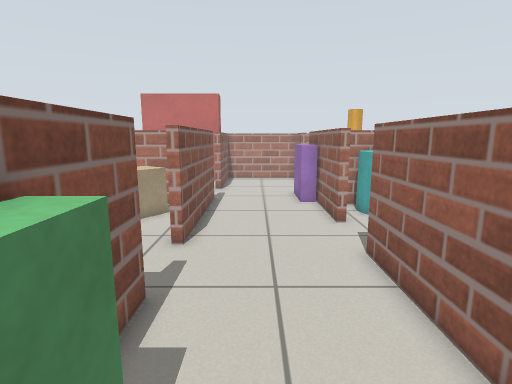
view 1 (above)

24 first-person views from a walk through a robot-simulator world made for Gazebo. The camera is 0.9 m above the floor, tilts 10° down and sees 80° across. The floor is counted in squares, 0.25 m on a side. Each view is taken from the middle of a square. On the plan, view 1 faces up. The plan holds only what a view shows up to about 20 squares ahead; the rest is blank.

view 2
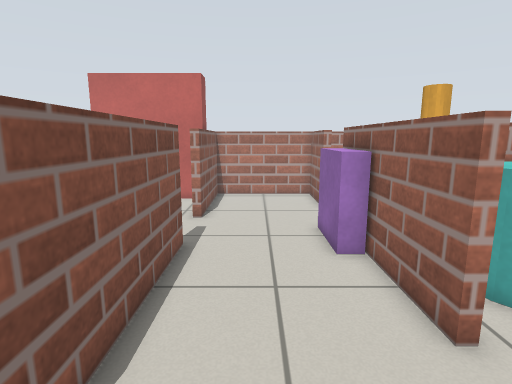

view 3
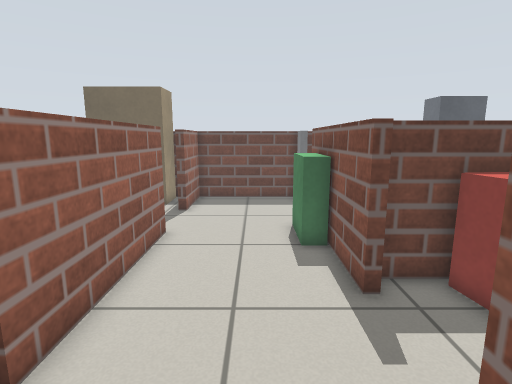

view 4
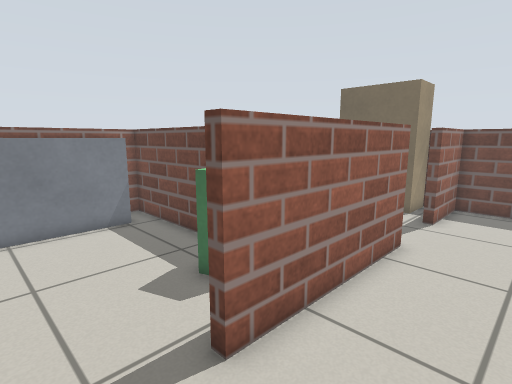

view 5
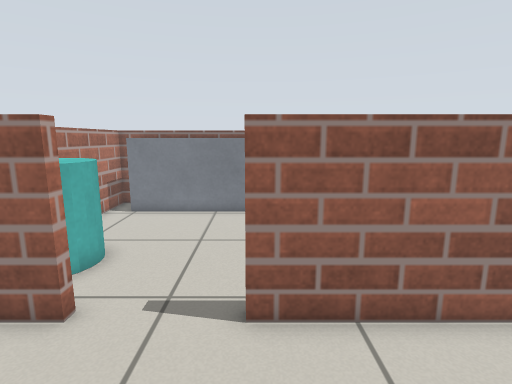

view 6
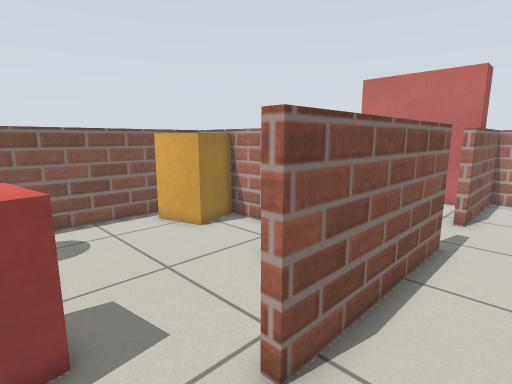

view 7
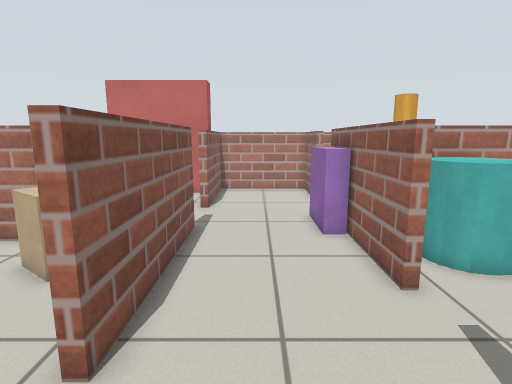

view 8
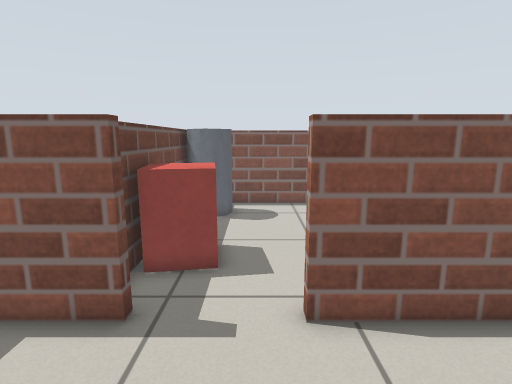

view 9
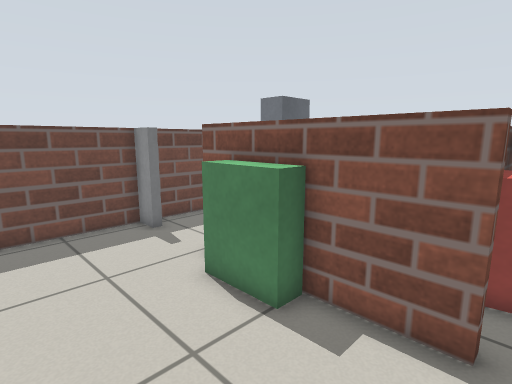

view 10
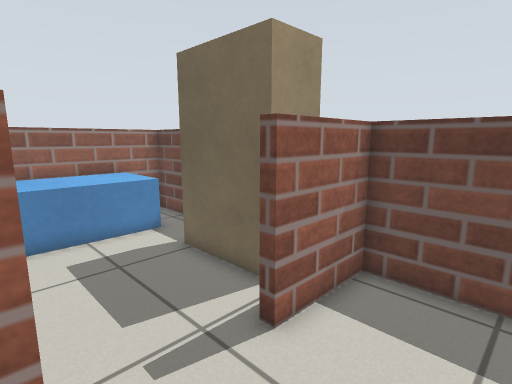

view 11
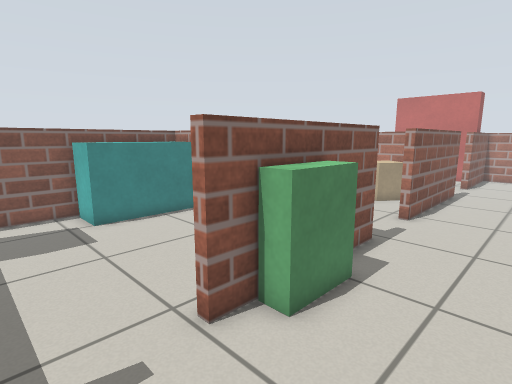

view 12
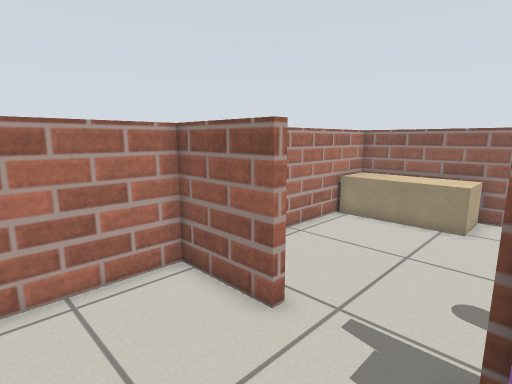

view 13
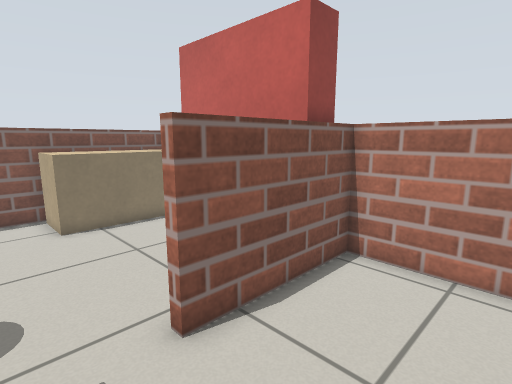

view 14
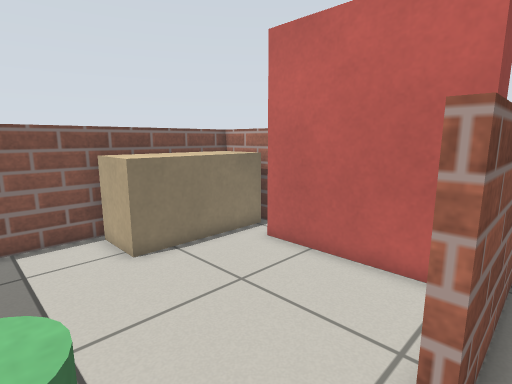

view 15
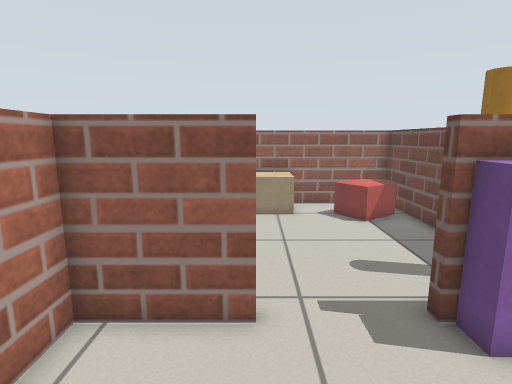

view 16
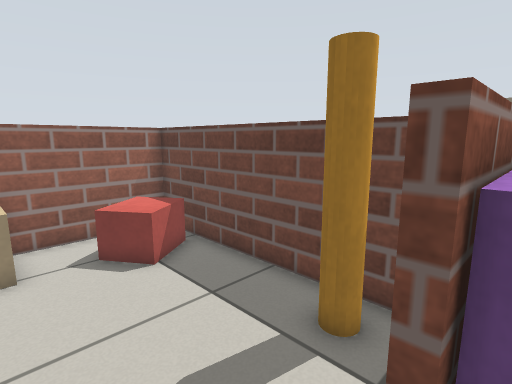

view 17
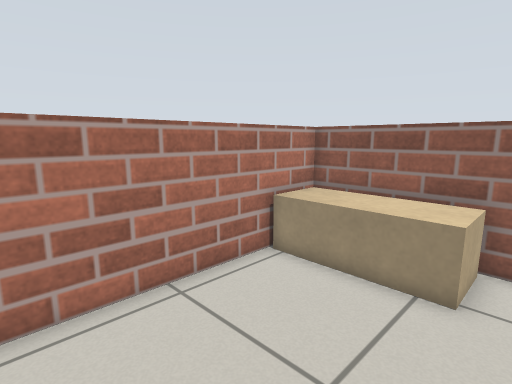

view 18
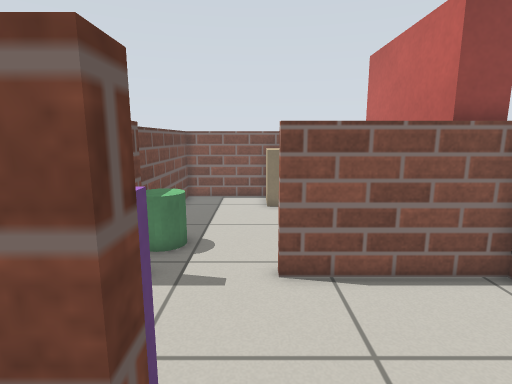

view 19
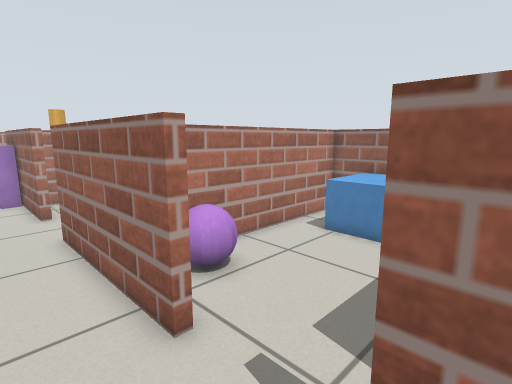

view 20
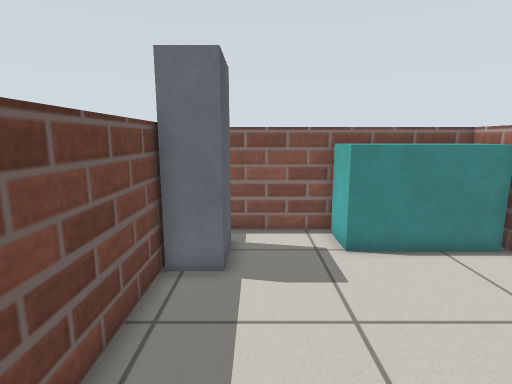

view 21
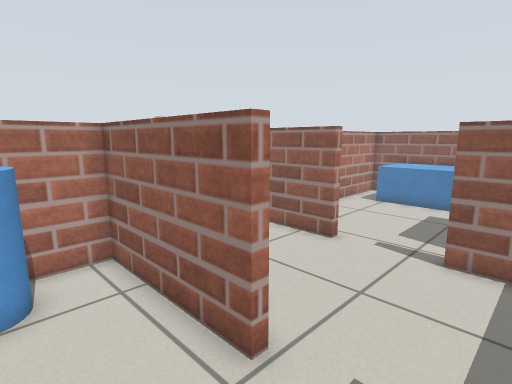

view 22
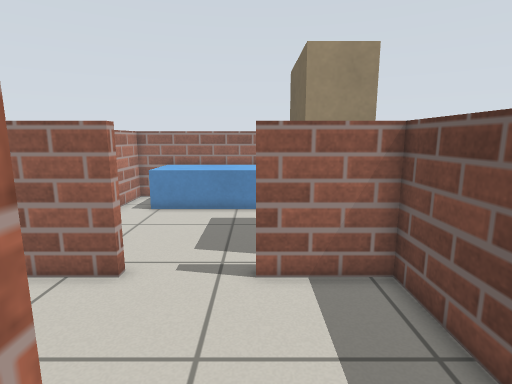

view 23
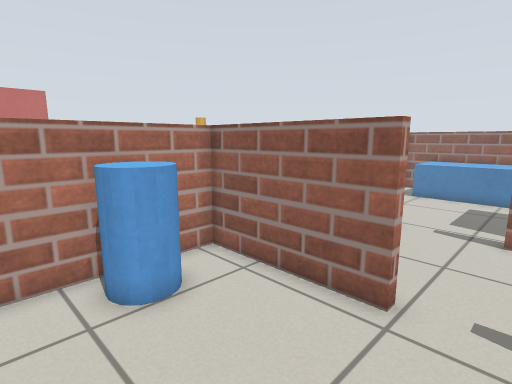

view 24
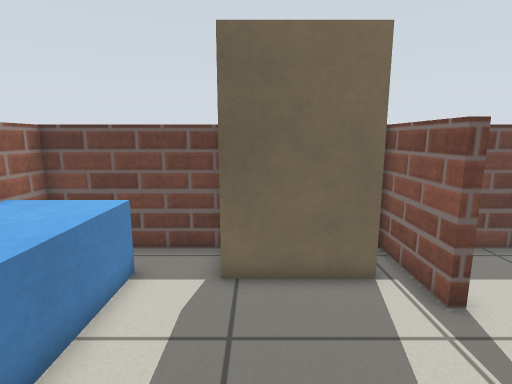

### Floor plan
Points are (right, up) in squares from view 1. A wall is a line through its corners. A room is listed if a view was taken in it or the views show most of it. See-through windows are left out.
Room 1 (views 1, 2, 3, 4, 5, 6, 7, 8, 9, 10, 11, 12, 13, 14, 15, 16, 19, 20)
walls: (3.5, 12.8) (3.5, 20.4); (-3, 6.4) (-2.5, 6.4) (-2.5, -0.8) (-2.9, -0.8); (-3, 18) (-2.5, 18) (-2.5, 10) (-3, 10); (3.5, 1.6) (3.5, 9.2); (3.5, 24) (3.5, 27.6) (-2.5, 27.6) (-2.5, 21.6) (-3, 21.6); (-2.6, -5.6) (3.5, -5.6) (3.5, -2); (-3.1, 27.6) (-3.1, 26.1)
ways out: opening at (4, 22.5) to room 2; opening at (-3, -3) to room 3; opening at (4, 0) to room 4; opening at (4, 11) to room 5; opening at (-3, 8.5) to room 6; opening at (-3, 20) to room 7
objects: grey box (-3, -5); green box (-2, 1) to (-2, 3); purple box (3, 17) to (3, 20)
Room 2 (views 17, 18)
walls: (4, 24) (3.5, 24); (3.5, 20.4) (3.9, 20.4) (3.9, 19.9); (5.1, 16.8) (14.7, 16.8) (14.7, 27.6) (4.8, 27.6)
ways out: opening at (4, 22.5) to room 1
objects: orange pole (5, 18) to (6, 18); red box (11, 18) to (13, 20); beige box (12, 22) to (14, 27)
Room 3 (views 21, 22, 23)
walls: (-11.4, 5.2) (-13.7, 5.2) (-13.7, -4); (-10.2, -5.6) (-3.1, -5.6); (-2.9, -0.8) (-2.9, 5.2) (-8.6, 5.2)
ways out: opening at (-3, -3) to room 1
objects: cyan box (-13, 0) to (-12, 4); cabinet (-12, -5) to (-10, -4); blue cylinder (-7, 3) to (-5, 4)
Room 4 (view 24)
walls: (4, 1.6) (3.5, 1.6); (9.1, -5.6) (14.7, -5.6) (14.7, 5.2) (6.1, 5.2); (3.5, -2) (3.9, -2) (3.9, -5.6) (5, -5.6)
ways out: opening at (4, 0) to room 1
objects: wardrobe (5, -5) to (9, -4); purple ball (5, 3) to (7, 4); blue box (11, -4) to (14, 3)
Room 5 (no view inside)
walls: (4, 12.8) (3.5, 12.8); (8.9, 5.6) (14.7, 5.6) (14.7, 16.4) (4.5, 16.4); (3.5, 9.2) (4, 9.2)
ways out: opening at (4, 11) to room 1
objects: green box (5, 6) to (7, 7); cyan cylinder (5, 14) to (8, 16); counter (13, 7) to (13, 15)
Room 6 (no view inside)
walls: (-10.5, 5.6) (-7.4, 5.6); (-4.6, 16.4) (-10.5, 16.4); (-13.7, 16.4) (-13.7, 7.6)
low walls: (-4.9, 5.6) (-3.2, 5.6)
ways out: opening at (-3, 8.5) to room 1
objects: crate (-13, 14) to (-10, 16); barrel (-12, 6) to (-11, 8); crate (-7, 6) to (-5, 8); crate (-7, 13) to (-4, 15)
Room 7 (no view inside)
walls: (-10.9, 27.6) (-13.7, 27.6) (-13.7, 16.8) (-6, 16.8); (-3.1, 26.1) (-9.5, 26.1)
ways out: opening at (-3, 20) to room 1
objects: beige box (-13, 22) to (-11, 27); green cylinder (-6, 18) to (-4, 18)

Where each view was taken, in squares from view 1:
view 1: 0 up, 0 right, facing up
view 2: 8 up, 0 right, facing up
view 3: 13 up, 0 right, facing down
view 4: 12 up, 0 right, facing down-right
view 5: 9 up, 2 left, facing right
view 6: 7 up, 0 right, facing up-left
view 7: 6 up, 0 right, facing up
view 8: 9 up, 3 right, facing left
view 9: 7 up, 3 right, facing down-left
view 10: 2 up, 0 right, facing down-right
view 11: 4 down, 2 right, facing up-left
view 12: 20 up, 1 left, facing up-right
view 13: 19 up, 2 right, facing up-left
view 14: 18 up, 2 left, facing up-left
view 15: 24 up, 2 left, facing right
view 16: 23 up, 3 right, facing down-right
view 17: 21 up, 5 right, facing up-right
view 18: 21 up, 5 right, facing left
view 19: 3 down, 1 right, facing up-right
view 20: 3 down, 2 left, facing left
view 21: 4 down, 6 left, facing up-right
view 22: 2 down, 4 left, facing right
view 23: 3 down, 9 left, facing up-right
view 24: 4 up, 8 right, facing down
